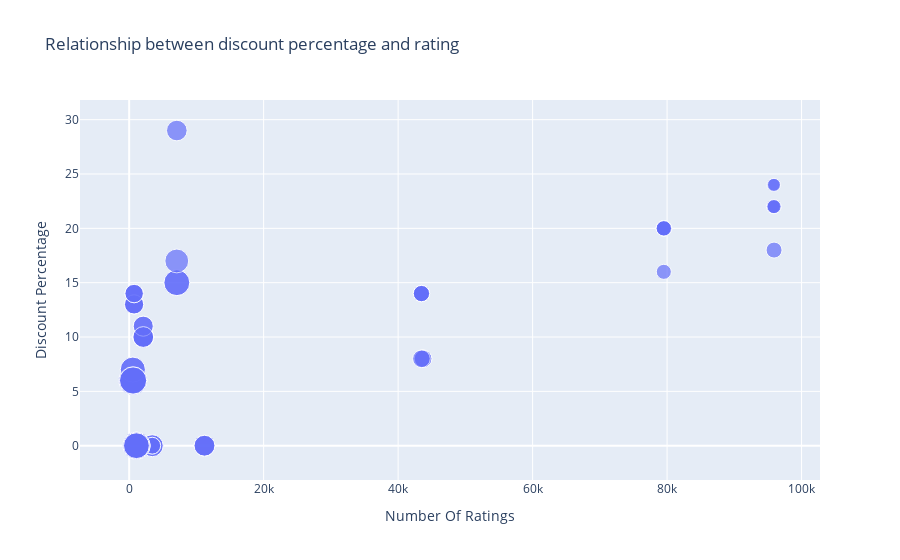

Notebook source saved alongside this figure:
### Code cell
figure = px.scatter(data_frame=data,
x="Number Of Ratings",
y="Discount Percentage",
size="Sale Price",
title="Relationship between discount percentage and rating")
figure.show()

### Figure 1 — Plotly figure (JSON) as saved in the notebook; plotly's stock layout.template omitted (floating-point values rounded to 4 significant figures)
{"data": [{"hovertemplate": "Number Of Ratings=%{x}<br>Discount Percentage=%{y}<br>Sale Price=%{marker.size}<extra></extra>", "legendgroup": "", "marker": {"color": "#636efa", "size": [49900, 84900, 84900, 77000, 77000, 49900, 49900, 77000, 89900, 41999, 39999, 41999, 41999, 41999, 131900, 117100, 131900, 117100, 74999, 117900, 117100, 117900, 99900, 44999, 140900, 130900, 64900, 120900, 59900, 75900, 110900, 130900, 120900, 64900, 64900, 75900, 75900, 120900, 59900, 120900, 75900, 140900, 70900, 70900, 75900, 59900, 110900, 120900, 130900, 130900, 54999, 54999, 29999, 34999, 34999, 34999, 54999, 29999, 46999, 46999, 46999, 46999], "sizemode": "area", "sizeref": 352.2, "symbol": "circle"}, "mode": "markers", "name": "", "orientation": "v", "showlegend": false, "type": "scatter", "x": [3431, 3431, 3431, 11202, 11202, 3431, 3431, 11202, 1454, 79512, 79512, 79582, 79512, 79512, 1078, 1078, 1078, 1078, 7088, 7088, 1078, 7088, 7081, 95909, 542, 580, 740, 545, 740, 2101, 545, 580, 580, 730, 730, 2101, 2101, 580, 740, 580, 2092, 545, 2101, 2092, 2101, 740, 545, 580, 580, 580, 43707, 43707, 95807, 95909, 95807, 95909, 43470, 95909, 43470, 43470, 43470, 43470], "xaxis": "x", "y": [0, 0, 0, 0, 0, 0, 0, 0, 0, 20, 16, 20, 20, 20, 0, 0, 0, 0, 29, 15, 0, 15, 17, 18, 6, 6, 13, 6, 14, 10, 7, 6, 6, 13, 13, 10, 10, 6, 14, 6, 10, 6, 11, 11, 10, 14, 7, 6, 6, 6, 8, 8, 24, 22, 22, 22, 8, 24, 14, 14, 14, 14], "yaxis": "y"}], "layout": {"legend": {"itemsizing": "constant", "tracegroupgap": 0}, "title": {"text": "Relationship between discount percentage and rating"}, "xaxis": {"anchor": "y", "domain": [0, 1], "title": {"text": "Number Of Ratings"}}, "yaxis": {"anchor": "x", "domain": [0, 1], "title": {"text": "Discount Percentage"}}}}
